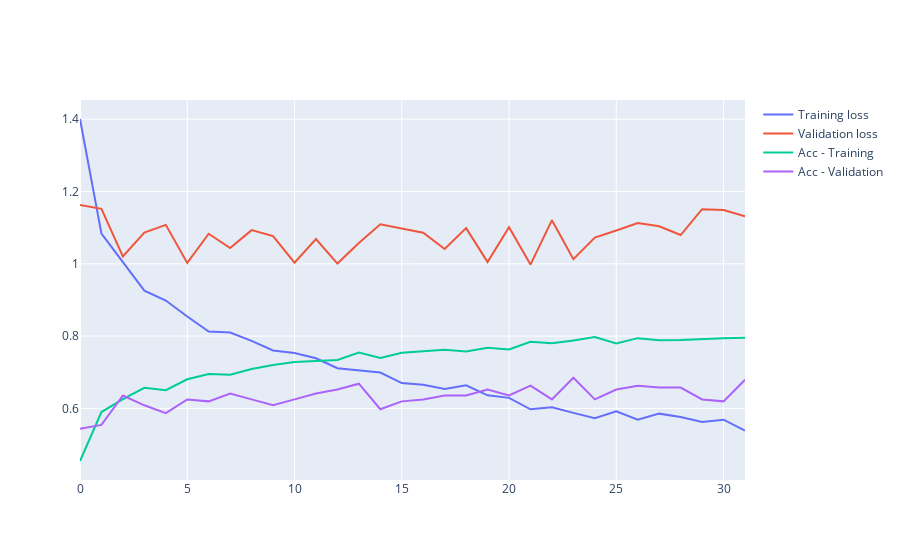

Source (notebook cell):
### Code cell
fig = go.Figure()
fig.add_trace(go.Scatter(y=training_history.history['loss'],mode='lines', name='Training loss'))
fig.add_trace(go.Scatter(y=training_history.history['val_loss'],mode='lines', name='Validation loss'))
fig.add_trace(go.Scatter(y=training_history.history['accuracy'],mode='lines', name='Acc - Training'))
fig.add_trace(go.Scatter(y=training_history.history['val_accuracy'],mode='lines', name='Acc - Validation'))

### Figure 1 — Plotly figure (JSON) as saved in the notebook; plotly's stock layout.template omitted (floating-point values rounded to 4 significant figures)
{"data": [{"mode": "lines", "name": "Training loss", "type": "scatter", "y": [1.401, 1.084, 1.005, 0.9257, 0.8985, 0.8542, 0.8126, 0.8101, 0.7869, 0.7605, 0.7532, 0.7387, 0.7114, 0.7049, 0.6993, 0.6702, 0.6657, 0.654, 0.6642, 0.6362, 0.6293, 0.5977, 0.6033, 0.5878, 0.5732, 0.5922, 0.5687, 0.5856, 0.5763, 0.5627, 0.569, 0.5387]}, {"mode": "lines", "name": "Validation loss", "type": "scatter", "y": [1.162, 1.152, 1.02, 1.087, 1.108, 1.002, 1.083, 1.044, 1.093, 1.077, 1.003, 1.068, 1.001, 1.057, 1.109, 1.098, 1.086, 1.041, 1.099, 1.005, 1.101, 0.9978, 1.121, 1.013, 1.073, 1.092, 1.113, 1.104, 1.08, 1.151, 1.149, 1.131]}, {"mode": "lines", "name": "Acc - Training", "type": "scatter", "y": [0.4547, 0.5901, 0.6258, 0.6572, 0.6505, 0.6808, 0.6953, 0.6935, 0.7092, 0.7201, 0.7285, 0.7304, 0.734, 0.7545, 0.7394, 0.7539, 0.7576, 0.7624, 0.7576, 0.7678, 0.763, 0.7842, 0.7805, 0.7878, 0.7975, 0.7799, 0.7944, 0.7884, 0.789, 0.7926, 0.7944, 0.7956]}, {"mode": "lines", "name": "Acc - Validation", "type": "scatter", "y": [0.5435, 0.5543, 0.6359, 0.6087, 0.587, 0.625, 0.6196, 0.6413, 0.625, 0.6087, 0.625, 0.6413, 0.6522, 0.6685, 0.5978, 0.6196, 0.625, 0.6359, 0.6359, 0.6522, 0.6359, 0.663, 0.625, 0.6848, 0.625, 0.6522, 0.663, 0.6576, 0.6576, 0.625, 0.6196, 0.6793]}], "layout": {}}
